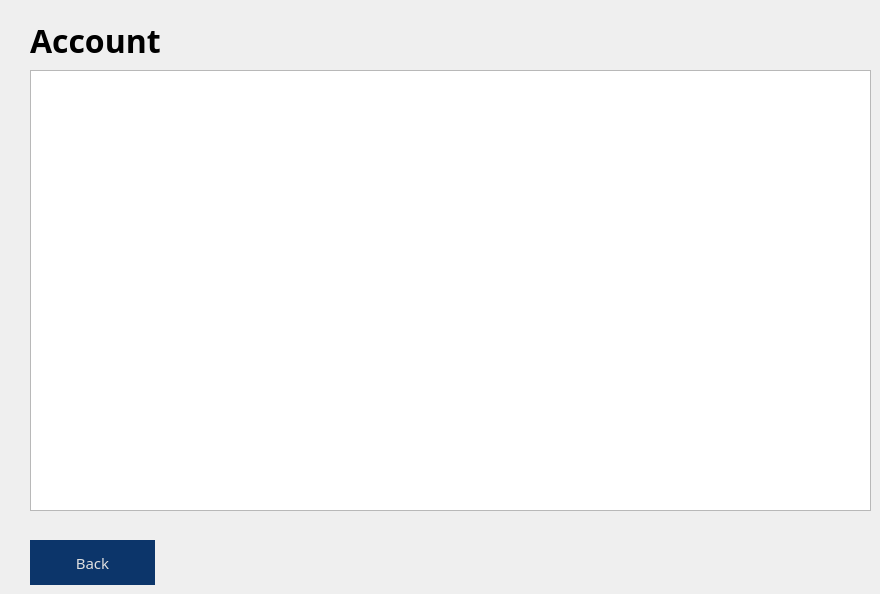
    <widget class="QWidget" name="pageAccount_Staff">
     <property name="styleSheet">
      <string notr="true">QWidget#pageAccount_Staff{
	border-image: url(:/assets/blue-gradient.png) 0 0 0 0 stretch stretch;
}
</string>
     </property>
     <widget class="QTableWidget" name="tableAccounts">
      <property name="geometry">
       <rect>
        <x>30</x>
        <y>70</y>
        <width>841</width>
        <height>441</height>
       </rect>
      </property>
     </widget>
     <widget class="QLabel" name="labelAccount">
      <property name="geometry">
       <rect>
        <x>30</x>
        <y>20</y>
        <width>151</width>
        <height>41</height>
       </rect>
      </property>
      <property name="font">
       <font>
        <family>Segoe UI Semibold</family>
        <pointsize>24</pointsize>
        <bold>true</bold>
       </font>
      </property>
      <property name="styleSheet">
       <string notr="true">color: rgb(0, 0, 0);</string>
      </property>
      <property name="text">
       <string>Account</string>
      </property>
     </widget>
     <widget class="QPushButton" name="btnBackToProfile_2">
      <property name="geometry">
       <rect>
        <x>30</x>
        <y>540</y>
        <width>125</width>
        <height>45</height>
       </rect>
      </property>
      <property name="font">
       <font>
        <family>Segoe UI Semibold</family>
        <pointsize>11</pointsize>
        <italic>false</italic>
        <bold>false</bold>
        <kerning>true</kerning>
       </font>
      </property>
      <property name="cursor">
       <cursorShape>PointingHandCursor</cursorShape>
      </property>
      <property name="styleSheet">
       <string notr="true">QPushButton#btnBackToProfile_2 {
background-color: rgb(12, 53, 106);
color: rgb(223, 223, 223);
border: none;
}

QPushButton#btnBackToProfile_2:hover {
background-color: rgb(14, 63, 127);
color: rgb(223, 223, 223);
border: none;
}</string>
      </property>
      <property name="text">
       <string>Back</string>
      </property>
      <property name="autoDefault">
       <bool>false</bool>
      </property>
      <property name="default">
       <bool>false</bool>
      </property>
      <property name="flat">
       <bool>false</bool>
      </property>
     </widget>
    </widget>
